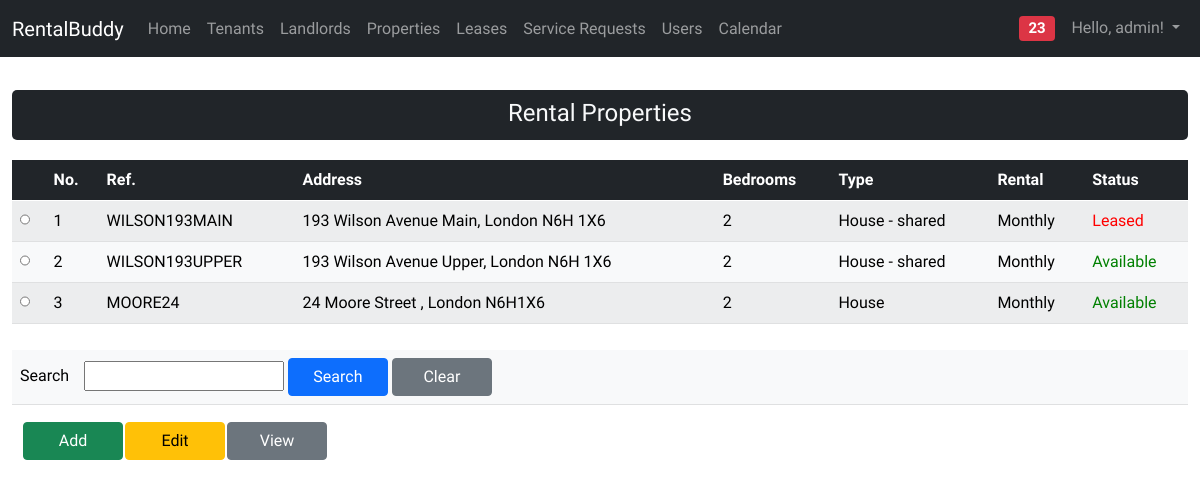
Screenshot of /pages/rental_properties.php (signed in) with the database file from the repository.
### tables this page shows
CREATE TABLE `rental_properties` (
  `rental_property_id` int(11) NOT NULL,
  `listing_reference` varchar(20) NOT NULL,
  `address_1` varchar(50) NOT NULL,
  `address_2` varchar(50) DEFAULT NULL,
  `city` varchar(50) NOT NULL,
  `province_code` varchar(2) NOT NULL DEFAULT 'ON',
  `postal_code` varchar(10) NOT NULL,
  `latitude` varchar(20) DEFAULT NULL,
  `longitude` varchar(20) DEFAULT NULL,
  `number_bedrooms` int(11) NOT NULL,
  `property_type_code` varchar(20) NOT NULL,
  `parking_space_type_code` varchar(20) NOT NULL,
  `number_parking_spaces` int(11) NOT NULL DEFAULT 0,
  `rental_duration_code` varchar(20) NOT NULL DEFAULT 'monthly',
  `smoking_allowed` tinyint(1) NOT NULL DEFAULT 0,
  `insurance_required` tinyint(1) NOT NULL DEFAULT 1,
  `status_code` varchar(20) NOT NULL,
  `last_updated` datetime NOT NULL DEFAULT current_timestamp(),
  `last_updated_user_id` varchar(50) NOT NULL
);

CREATE TABLE `codes` (
  `code_id` int(11) NOT NULL,
  `code_type` varchar(20) NOT NULL,
  `code_value` varchar(20) NOT NULL,
  `description` varchar(50) NOT NULL,
  `is_default` int(11) NOT NULL DEFAULT 0,
  `sort_order` int(11) NOT NULL DEFAULT 0,
  `is_enabled` tinyint(1) NOT NULL DEFAULT 1,
  `css_styling` varchar(200) DEFAULT NULL
);

### dal/rental_properties_dal.php (the view, shortened to what this page needs)
<?php
function getRentalProperties()
{
    $db_conn = connectDB();
    $querySQL = "select
            rp.rental_property_id
            , rp.listing_reference
            , trim( concat(rp.address_1, ' ', ifnull(rp.address_2, ''), ', ', rp.city, ' ', rp.postal_code) ) as address
            , rp.latitude
            , rp.longitude
            , rp.number_bedrooms
            , property_types.description as property_type_code
            , parking_space_types.description as parking_space_type_code
            , rp.number_parking_spaces
            , rental_durations.description as rental_duration_type_code
            , rp.smoking_allowed
            , rp.insurance_required
            , status_codes.description as status_code
        from rental_properties rp
        inner join codes property_types on property_types.code_value = rp.property_type_code and property_types.code_type = 'property_type'
        inner join codes parking_space_types on parking_space_types.code_value = rp.parking_space_type_code and parking_space_types.code_type = 'parking_space'
        inner join codes rental_durations on rental_durations.code_value = rp.rental_duration_code and rental_durations.code_type = 'rental_duration'
        inner join codes status_codes on status_codes.code_value = rp.status_code and status_codes.code_type = 'property_status'";
    $querySQL .= " order by rp.rental_property_id;";
    $text_search = '%' . $_SESSION['text-search'] . '%';
    $data = array(":text_search" => $text_search);
    $stmt = $db_conn->prepare($querySQL);
?>
    <div class="container-fluid">
            <legend class="text-light bg-dark" style="margin-top: 10px">Rental Properties</legend>
            <table id="table-responsive" class="table table-light table-responsive table-striped">
                <thead class="table-dark">
                    <tr>
                        <th scope="col"></th>
                        <th scope="col">No.</th>
                        <th scope="col">Ref.</th>
                        <th scope="col">Address</th>
                        <th scope="col">Bedrooms</th>
                        <th scope="col">Type</th>
                        <th scope="col">Rental</th>
                        <th scope="col">Status</th>
                    </tr>
                </thead>
                <tbody id="tbody-landlords">
                    <?php
                    $status = $stmt->execute($data);
                    if ($status) {
                        if ($stmt->rowCount() > 0) {
                            while ($row = $stmt->fetch(PDO::FETCH_ASSOC)) {
                    ?>
                                <tr>
                                    <th><input type="radio" style="width:10px;" name="selected[]" value="<?php echo $row['rental_property_id']; ?>"></th>
                                    <td><?php echo $row["rental_property_id"]; ?></td>
                                    <td><?php echo $row["listing_reference"]; ?></td>
                                    <td><?php echo $row["address"]; ?></td>
                                    <td><?php echo $row["number_bedrooms"]; ?></td>
                                    <td><?php echo $row["property_type_code"]; ?></td>
                                    <td><?php echo $row["rental_duration_type_code"]; ?></td>
                                    <td style=" <?php
                                            echo
                                                ($row["status_code"] === "Leased" ? "color: red" : "color: green");
                                            ?>">
                                        <?php echo $row["status_code"] ?> </td>
                                </tr>
                            <?php
                            }
                            ?>
                </tbody>
            </table>
    </div>
<?php
                        }
                    } else {
                        echo "<p>Error: " . $stmt->errorCode() . "<br>Message: " . implode($stmt->errorInfo()) . "</p><br>";
                        $db_conn = null;
                        exit(1);
                    }
                }
?>

### pages/rental_properties.php (shortened to what this page needs)
<!DOCTYPE html>
<html>
<head>
    <link rel="stylesheet" href="../vendor/twbs/bootstrap/dist/css/bootstrap.min.css">
    <link rel="stylesheet" href="https://cdnjs.cloudflare.com/ajax/libs/font-awesome/4.7.0/css/font-awesome.min.css">
    <link href="../css/starter-template.css" rel="stylesheet">
</head>
<body>
    <?php
    require_once("./navigationMenu.php");
    require_once("./search-bar.php");
    require_once("./crud-buttons.php");
    require_once("../dal/rental_properties_dal.php");
    if ($_SERVER['REQUEST_METHOD'] == 'GET' || $_SESSION['PAGEMODE'] == "LIST") {
        formDisplayRentalProperties();
    } else if ($_SESSION['PAGEMODE'] == "ADD" || $_SESSION['PAGEMODE'] == "EDIT" || $_SESSION['PAGEMODE'] == "VIEW") {
        switch ($_SESSION['PAGENUM']) {
            case 0:
                $_SESSION['PAGENUM'] = 1;
                if ($_SESSION['PAGEMODE'] == "ADD") {
                    $_SESSION['rental_property_id'] = 0;
                    $_SESSION['rowdata'] = array();
                    formRentalProperty();
                } else if (isset($_POST['selected']) && strlen($_POST['selected'][0] > 0)) {
                    $_SESSION['rental_property_id'] = $_POST['selected'][0];
                    getRentalProperty();
                    formRentalProperty();
                } else {
                    formDisplayRentalProperties();
                }
                break;
            case 1:
                if ((isset($_POST['btn-save'])) && ($_POST['btn-save'] == "Save")) {
                    $err_msgs = validateRentalProperty();
                    if (count($err_msgs) > 0) {
                        displayErrors($err_msgs);
                        formRentalProperty();
                    } else {
                        saveRentalProperty();
                        $_SESSION['PAGENUM'] = 0;
                        unset($_SESSION['rowdata']);
                        $_SESSION['PAGEMODE'] = "LIST";
                        formDisplayRentalProperties();
                    }
                } else if ((isset($_POST['btn-cancel'])) && ($_POST['btn-cancel'] == "Cancel" || $_POST['btn-cancel'] == "OK")) {
                    $_SESSION['PAGEMODE'] = "LIST";
                    $_SESSION['PAGENUM'] = 0;
                    unset($_SESSION['landord_id']);
                    unset($_SESSION['rowdata']);
                    formDisplayRentalProperties();
                }
                if (isset($_POST['btn-search-landlords']) && ($_POST['btn-search-landlords'] == "...")) {
                    validateRentalProperty();
                    formRentalProperty(1);
                } else if (isset($_POST['btn-select-landlord']) && ($_POST['btn-select-landlord'] == "Select")) {
                    if (isset($_POST['selected']) ) {
                        $_SESSION['rowdata']['landlord_id'] = $_POST['selected'][0];
                    }
                    formRentalProperty();
                }
                break;
            default:
        }
    } else if ($_SESSION['PAGEMODE'] == "LIST") {
        formDisplayRentalProperties();
    }
    ?>
</body>
</html>
<?php
function formDisplayRentalProperties() {
    $fvalue = "";
?>
    <form method="POST">
        <?php
        getRentalProperties();
        getSearch($fvalue);
        getCRUDButtons();
        ?>
    </form>
<?php }
?>

### pages/navigationMenu.php (shortened to what this page needs)
<?php
$base_URL = ($_SERVER['HTTPS'] == 'on') ? 'https://' : 'http://';
$base_URL .= $_SERVER['HTTP_HOST'];
?>
<nav class="navbar navbar-expand-md navbar-dark bg-dark fixed-top">
    <div class="container-fluid">
        <a class="navbar-brand" href="<?php echo $base_URL . "/index.php" ?>">RentalBuddy</a>
        <div class="collapse navbar-collapse" id="navbarsExampleDefault">
            <ul class="navbar-nav me-auto mb-2 mb-md-0">
                <li class="nav-item active">
                    <a class="nav-link" aria-current="page" href="<?php echo $base_URL . "/index.php" ?>">Home</a>
                </li>
                <?php
                if ($_SESSION['CURRENT_USER']['user_role_code'] == 'tenant') { ?>
                    <li class="nav-item">
                        <a class="nav-link" href="<?php echo $base_URL . "/pages/service_request.php" ?>">My Service
                            Requests</a>
                    </li>
                    <li class="nav-item">
                        <a class="nav-link" href="<?php echo $base_URL . "/pages/lease_info_tenant.php" ?>">My Lease</a>
                    </li>
                    <li class="nav-item">
                        <a class="nav-link" href="<?php echo $base_URL . "/pages/calendar.php" ?>">Calendar</a>
                    </li>
                <?php
                } else { ?>
                    <li class="nav-item">
                        <a class="nav-link" href="<?php echo $base_URL . "/pages/tenants.php" ?>">Tenants</a>
                    </li>
                    <li class="nav-item">
                        <a class="nav-link" href="<?php echo $base_URL . "/pages/landlords.php" ?>">Landlords</a>
                    </li>
                    <li class="nav-item">
                        <a class="nav-link" href="<?php echo $base_URL . "/pages/rental_properties.php" ?>">Properties</a>
                    </li>
                    <li class="nav-item">
                        <a class="nav-link" href="<?php echo $base_URL . "/pages/leases.php" ?>">Leases</a>
                    </li>
                    <li class="nav-item">
                        <a class="nav-link" href="<?php echo $base_URL . "/pages/service_request.php" ?>">Service
                            Requests</a>
                    </li>
                    <li class="nav-item">
                        <a class="nav-link" href="<?php echo $base_URL . "/pages/users.php" ?>">Users</a>
                    </li>
                    <li class="nav-item">
                        <a class="nav-link" href="<?php echo $base_URL . "/pages/calendar.php" ?>">Calendar</a>
                    </li>
                <?php
                }
                ?>
            </ul>
            <?php
            if (isset($_SESSION['CURRENT_USER'])) {
            ?>
                <div style="float: right;">
                    <ul class="navbar-nav me-auto mb-2 mb-md-0">
                        <li id="li-notification" class="nav-item">
                            <div id="div-notifications">
                                <a id="notification-icon" class="nav-link bi-envelope" style="font-size: 1.25rem; padding-top: 3px;" href="#">
                                <span class="badge bg-danger"><?php echo 23;?></span></a>
                            </div>
                        </li>
                        <li class="nav-item dropdown">
                            <a class="nav-link dropdown-toggle" href="#" id="navbarDropdownMenuLink2" role="button" data-bs-toggle="dropdown" aria-expanded="false">
                                Hello, <?php echo $_SESSION['CURRENT_USER']['user_name']; ?>!
                            </a>
                        </li>
                    </ul>
                </div>
            <?php
            }
            ?>
        </div>
    </div>
</nav>

### pages/search-bar.php
<?php
function getSearch($fvalue)
{ ?>
    <div class="container-fluid">
        <table class="table table-light">
            <tbody>
                <tr>
                    <div class="input-group">
                        <td>
                            <label for="searchtext" style="max-width: 60px">Search</label>
                            <input type="text" id="text-search" style="width: 200px" class="form-inline" name="text-search" value="<?php echo $fvalue ?>">
                            <input type="submit" class="btn btn-primary btn-crud" name="btn-search" value="Search">
                            <input type="submit" class="btn btn-secondary btn-crud" name="btn-search-clear" value="Clear">
                        </td>
                    </div>
                </tr>
            </tbody>
        </table>
    </div>
<?php
}
?>

### pages/crud-buttons.php
<?php
    function getCRUDButtons() {
?>
    <div class="container-fluid container-crud">
        <table>
                <tr>
                    <td><input type="submit" class="btn btn-success btn-crud" name="btn-add" value="Add"></td>
                    <td><input type="submit" class="btn btn-secondary btn-warning btn-crud" name="btn-edit" value="Edit"></td>
                    <td><input type="submit" class="btn btn-secondary btn-crud" name="btn-view" value="View"></td>
                </tr>
        </table>
    </div>
<?php
    }
?>

### css/starter-template.css (style rules this page uses)
body { padding-top: 5rem; }

### pages/rental_properties.php (style rules this page uses)
body { font-family: 'Metrophobic', sans-serif; font-size: 16px; }
.container-crud { margin-left: 10px; }
.btn-crud { min-width: 100px; }
.form-inline { display: inline-block; }
.input-group { margin-bottom: 10px !important; }
label { width: 180px; justify-content: left !important; }
input[type=text] { width: 280px; }
legend { padding-top: 5px; border-radius: 5px; border: 5px; margin-bottom: 20px; text-align: center; height: 50px; vertical-align: middle !important; }

### rows the page displays
rental_properties: rental_property_id "1", listing_reference "WILSON193MAIN", address "193 Wilson Avenue Main, London N6H 1X6", number_bedrooms "2", codes.description "House - shared", codes.description "Monthly", codes.description "Leased"
rental_properties: rental_property_id "2", listing_reference "WILSON193UPPER", address "193 Wilson Avenue Upper, London N6H 1X6", number_bedrooms "2", codes.description "House - shared", codes.description "Monthly", codes.description "Available"
rental_properties: rental_property_id "3", listing_reference "MOORE24", address "24 Moore Street , London N6H1X6", number_bedrooms "2", codes.description "House", codes.description "Monthly", codes.description "Available"

### other values shown
$_SESSION['CURRENT_USER']['user_name'] "admin"
